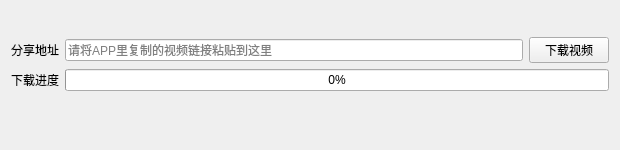
<?xml version="1.0" encoding="UTF-8"?>
<ui version="4.0">
 <class>Form</class>
 <widget class="QWidget" name="Form">
  <property name="geometry">
   <rect>
    <x>0</x>
    <y>0</y>
    <width>620</width>
    <height>150</height>
   </rect>
  </property>
  <property name="minimumSize">
   <size>
    <width>620</width>
    <height>150</height>
   </size>
  </property>
  <property name="maximumSize">
   <size>
    <width>620</width>
    <height>150</height>
   </size>
  </property>
  <property name="windowTitle">
   <string>关注公众号：学点编程吧--抖音视频下载</string>
  </property>
  <layout class="QVBoxLayout" name="verticalLayout">
   <item>
    <layout class="QHBoxLayout" name="horizontalLayout">
     <item>
      <spacer name="horizontalSpacer_2">
       <property name="orientation">
        <enum>Qt::Horizontal</enum>
       </property>
       <property name="sizeHint" stdset="0">
        <size>
         <width>40</width>
         <height>20</height>
        </size>
       </property>
      </spacer>
     </item>
     <item>
      <widget class="QLabel" name="label_2">
       <property name="text">
        <string/>
       </property>
       <property name="scaledContents">
        <bool>false</bool>
       </property>
      </widget>
     </item>
    </layout>
   </item>
   <item>
    <layout class="QHBoxLayout" name="horizontalLayout_2">
     <item>
      <widget class="QLabel" name="label">
       <property name="text">
        <string>分享地址</string>
       </property>
      </widget>
     </item>
     <item>
      <widget class="QLineEdit" name="lineEdit">
       <property name="inputMask">
        <string/>
       </property>
       <property name="text">
        <string/>
       </property>
       <property name="placeholderText">
        <string>请将APP里复制的视频链接粘贴到这里</string>
       </property>
       <property name="clearButtonEnabled">
        <bool>true</bool>
       </property>
      </widget>
     </item>
     <item>
      <widget class="QPushButton" name="pushButton">
       <property name="text">
        <string>下载视频</string>
       </property>
      </widget>
     </item>
    </layout>
   </item>
   <item>
    <layout class="QHBoxLayout" name="horizontalLayout_3">
     <item>
      <widget class="QLabel" name="label_3">
       <property name="text">
        <string>下载进度</string>
       </property>
      </widget>
     </item>
     <item>
      <widget class="QProgressBar" name="progressBar">
       <property name="maximum">
        <number>10000</number>
       </property>
       <property name="value">
        <number>0</number>
       </property>
      </widget>
     </item>
    </layout>
   </item>
   <item>
    <spacer name="verticalSpacer">
     <property name="orientation">
      <enum>Qt::Vertical</enum>
     </property>
     <property name="sizeHint" stdset="0">
      <size>
       <width>20</width>
       <height>40</height>
      </size>
     </property>
    </spacer>
   </item>
  </layout>
 </widget>
 <resources>
  <include location="res.qrc"/>
 </resources>
 <connections/>
</ui>
